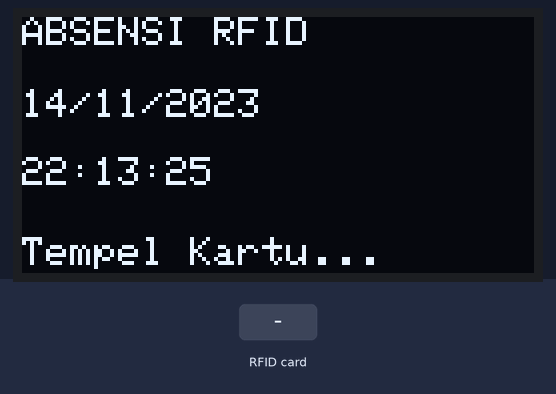
This sketch was run on a simulated ESP32. On the bench: 128×64 one-colour display. The inputs (shaded band) are chosen by the test bench. WiFi joins after 1.5 s; servers stay silent unless stated; the local clock reads 2024-03-15 10:24:30 at power-on unless the sketch sets it; storage starts empty; random numbers use the default seed unless the sketch sets one; no MQTT or app messages arrive unless stated; what the sketch prints to the serial monitor is not drawn.

Above: at 6.2 s.
6.3 s: RFID card 51 51 51 51 held to the reader
At 7.5 s:
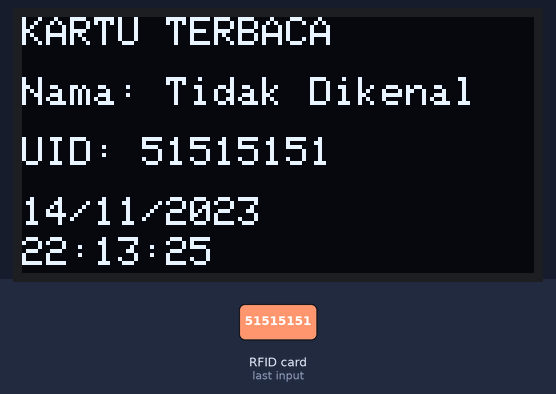
9.3 s: RFID card C5 91 AB 04 held to the reader
At 14.2 s:
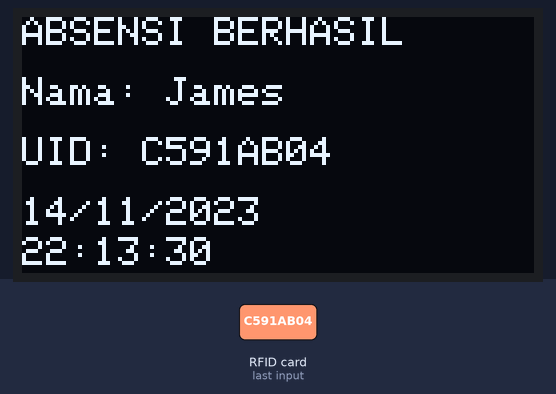
14.9 s: RFID card B5 5B 6B 05 held to the reader
At 17.7 s:
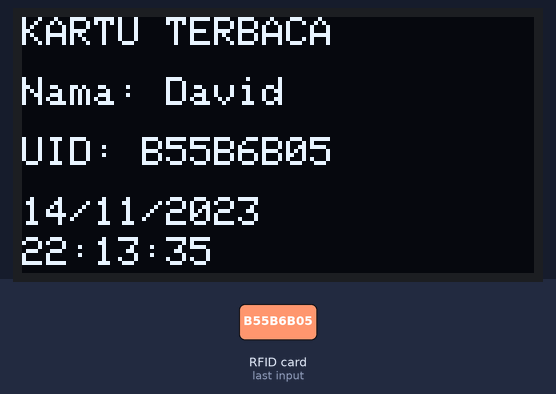
20.1 s: RFID card 5E 7A 19 C4 held to the reader
At 22.8 s:
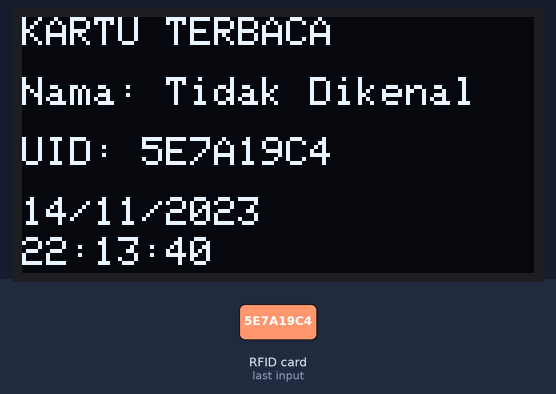
Timing chart, 0 to 24.3 s (numbered marks = the images above; inputs shaded):
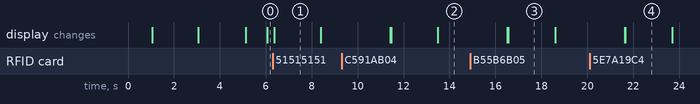

The sketch:

absensi_rfid.ino
```cpp
#include <Wire.h>
#include <Adafruit_GFX.h>
#include <Adafruit_SSD1306.h>
#include <WiFi.h>
#include <PubSubClient.h>
#include <SPI.h>
#include <MFRC522.h>
#include <RTClib.h>
#include <FS.h>
#include <SD.h>

SPIClass spiSD(HSPI);

RTC_DS3231 rtc;

// ================= WIFI =================
const char* ssid = "halo";
const char* password = "51515151";

// ================= MQTT =================
const char* mqtt_server = "broker.hivemq.com";
const int mqtt_port = 1883;
const char* mqtt_topic = "kampus/rfid/uid";

// ================= PIN =================
#define SS_PIN  5
#define RST_PIN 4
#define SD_CS   32

#define SCREEN_WIDTH  128
#define SCREEN_HEIGHT 64

String getNama(String uid) {
  if (uid == "C591AB04") return "James";
  if (uid == "B55B6B05") return "David";
  if (uid == "7B8FF751") return "Grace";
  return "Tidak Dikenal";
}

Adafruit_SSD1306 display(SCREEN_WIDTH, SCREEN_HEIGHT, &Wire, -1);
MFRC522 rfid(SS_PIN, RST_PIN);

WiFiClient espClient;
PubSubClient client(espClient);

// ================= WIFI =================
void connectWiFi() {
  Serial.print("Menghubungkan WiFi");
  WiFi.begin(ssid, password);
  while (WiFi.status() != WL_CONNECTED) {
    delay(500);
    Serial.print(".");
  }
  Serial.println();
  Serial.println("WiFi Terhubung");
  Serial.print("IP Address: ");
  Serial.println(WiFi.localIP());

  display.clearDisplay();
  display.setCursor(0, 0);
  display.println("WiFi Connected");
  display.println(WiFi.localIP());
  display.display();
  delay(2000);
}

// ================= MQTT =================
void reconnectMQTT() {
  while (!client.connected()) {
    Serial.print("Menghubungkan MQTT...");
    String clientId = "ESP32-RFID-" + String(random(1000, 9999));
    if (client.connect(clientId.c_str())) {
      Serial.println(" BERHASIL");
    } else {
      Serial.print(" GAGAL, rc=");
      Serial.println(client.state());
      delay(2000);
    }
  }
}

void setup() {
  Serial.begin(115200);
  delay(1000);
  Serial.println("=== BOOT ===");

  // ================= I2C =================
  Wire.begin(21, 22);

  // ================= OLED =================
  if (!display.begin(SSD1306_SWITCHCAPVCC, 0x3C)) {
    Serial.println("OLED gagal");
    while (true);
  }
  display.clearDisplay();
  display.setTextSize(1);
  display.setTextColor(SSD1306_WHITE);
  display.setCursor(0, 0);
  display.println("RFID MQTT");
  display.println("Connecting...");
  display.display();

  // ================= RFID (VSPI) =================
  Serial.println("Init RFID...");
  SPI.begin(18, 19, 23, SS_PIN);
  pinMode(SS_PIN, OUTPUT);
  digitalWrite(SS_PIN, HIGH);
  rfid.PCD_Init();
  Serial.println("RFID Siap");

  // ================= SD CARD (HSPI) =================
  Serial.println("Init SD...");
  pinMode(SD_CS, OUTPUT);
  digitalWrite(SD_CS, HIGH);
  delay(200);
  spiSD.begin(25, 26, 27, SD_CS);
  delay(200);
  if (!SD.begin(SD_CS, spiSD, 4000000)) {
    Serial.println("SD Card GAGAL!");
  } else {
    Serial.print("SD Card OK - Size(MB): ");
    Serial.println(SD.cardSize() / (1024 * 1024));
  }

  // ================= RTC =================
  Serial.println("Init RTC...");
  if (!rtc.begin()) {
    Serial.println("RTC tidak ditemukan!");
    while (1);
  }
  // Aktifkan HANYA sekali untuk set jam, lalu komen lagi
  rtc.adjust(DateTime(F(__DATE__), F(__TIME__)));
  Serial.println("RTC Siap");

  // ================= WIFI + MQTT =================
  connectWiFi();
  client.setServer(mqtt_server, mqtt_port);

  Serial.println("=== SETUP SELESAI ===");
}

void loop() {
  if (WiFi.status() != WL_CONNECTED) connectWiFi();
  if (!client.connected()) reconnectMQTT();
  client.loop();

  DateTime now = rtc.now();

  // ================= TAMPILAN IDLE =================
  display.clearDisplay();
  display.setTextSize(1);
  display.setCursor(0, 0);
  display.println("ABSENSI RFID");
  display.setCursor(0, 18);
  display.print(now.day());
  display.print("/");
  display.print(now.month());
  display.print("/");
  display.println(now.year());
  display.setCursor(0, 35);
  display.print(now.hour());
  display.print(":");
  if (now.minute() < 10) display.print("0");
  display.print(now.minute());
  display.print(":");
  if (now.second() < 10) display.print("0");
  display.println(now.second());
  display.setCursor(0, 55);
  display.println("Tempel Kartu...");
  display.display();

  // ================= CEK KARTU =================
  if (!rfid.PICC_IsNewCardPresent()) return;
  if (!rfid.PICC_ReadCardSerial()) return;

  Serial.println("Kartu terdeteksi!");

  // ================= AMBIL UID =================
  String uid = "";
  for (byte i = 0; i < rfid.uid.size; i++) {
    if (rfid.uid.uidByte[i] < 0x10) uid += "0";
    uid += String(rfid.uid.uidByte[i], HEX);
  }
  uid.toUpperCase();
  String nama = getNama(uid);

  rfid.PICC_HaltA();
  rfid.PCD_StopCrypto1();

  now = rtc.now();

  // Format tanggal dan jam
  String tanggal = String(now.day()) + "/" + String(now.month()) + "/" + String(now.year());
  String jam = "";
  if (now.hour() < 10) jam += "0";
  jam += String(now.hour()) + ":";
  if (now.minute() < 10) jam += "0";
  jam += String(now.minute()) + ":";
  if (now.second() < 10) jam += "0";
  jam += String(now.second());

  // ================= LOG SERIAL =================
  Serial.println("==============================");
  Serial.println("UID      : " + uid);
  Serial.println("Nama     : " + nama);
  Serial.println("Tanggal  : " + tanggal);
  Serial.println("Jam      : " + jam);
  Serial.println("==============================");

  // ================= TAMPILAN KARTU TERBACA =================
  display.clearDisplay();
  display.setTextSize(1);
  display.setCursor(0, 0);
  display.println("KARTU TERBACA");
  display.setCursor(0, 15);
  display.print("Nama: ");
  display.println(nama);
  display.setCursor(0, 30);
  display.print("UID: ");
  display.println(uid);
  display.setCursor(0, 45);
  display.println(tanggal);
  display.setCursor(0, 55);
  display.println(jam);
  display.display();
  delay(2000); // Tampilkan 2 detik

  // ================= SIMPAN KE SD CARD =================
  File file = SD.open("/absensi.csv", FILE_APPEND);
  if (file) {
    file.println(tanggal + "," + jam + "," + uid + "," + nama);
    file.close();
    Serial.println("Data tersimpan ke SD");
  } else {
    Serial.println("Gagal simpan ke SD!");
  }

  // ================= KIRIM MQTT =================
  String payload = "{\"uid\":\"" + uid + "\",\"nama\":\"" + nama + "\",\"device\":\"ESP32_01\",\"tanggal\":\"" + tanggal + "\",\"jam\":\"" + jam + "\"}";

  if (client.publish(mqtt_topic, payload.c_str())) {
    Serial.println("MQTT Berhasil dikirim");

    display.clearDisplay();
    display.setTextSize(1);
    display.setCursor(0, 0);
    display.println("ABSENSI BERHASIL");
    display.setCursor(0, 15);
    display.print("Nama: ");
    display.println(nama);
    display.setCursor(0, 30);
    display.print("UID: ");
    display.println(uid);
    display.setCursor(0, 45);
    display.println(tanggal);
    display.setCursor(0, 55);
    display.println(jam);
    display.display();
  } else {
    Serial.println("MQTT Gagal dikirim!");
    display.clearDisplay();
    display.setCursor(0, 0);
    display.println("MQTT GAGAL!");
    display.println("Coba lagi...");
    display.display();
  }

  delay(3000); // Jeda 3 detik sebelum scan kartu berikutnya
}
```

Measured:
- what the display in image 1 shows lasts 2.0 s, from 6.4 s to 8.4 s
